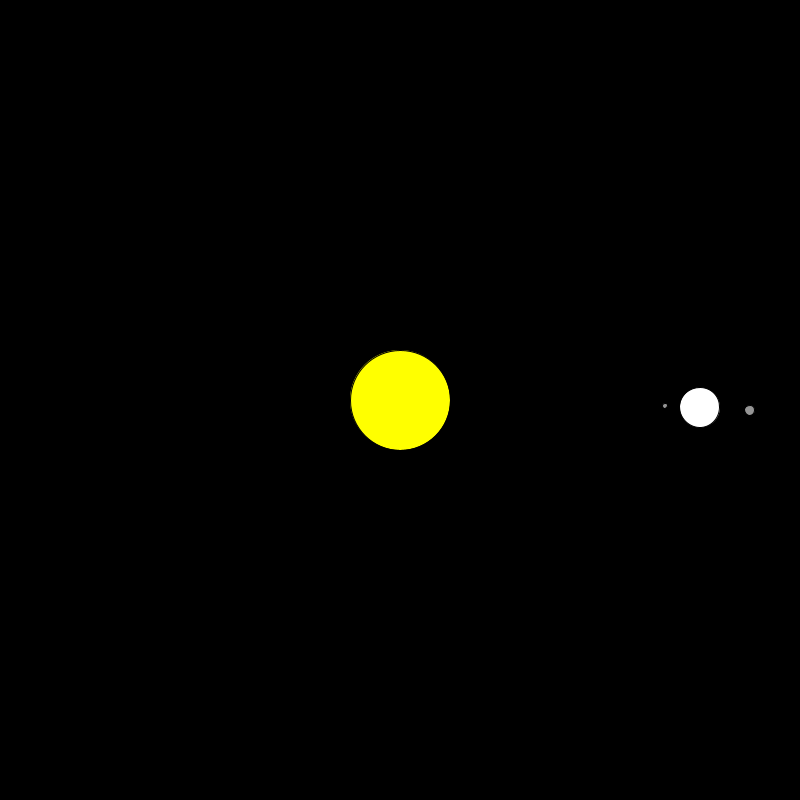
Frame 1 (no input)
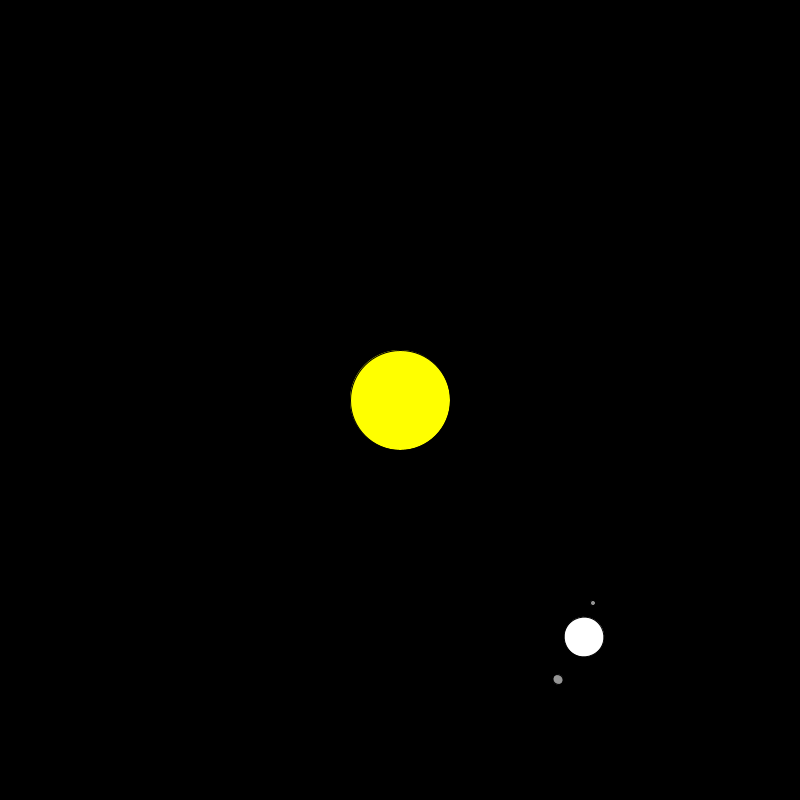
Frame 60 (the mouse pressed at the canvas centre just before this capture)
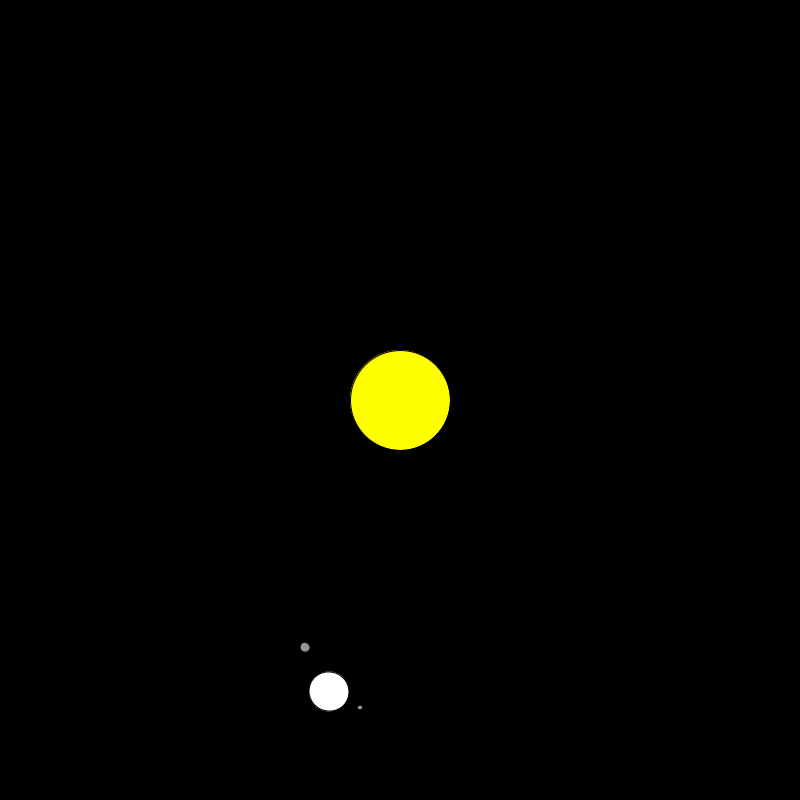
Frame 120 (the mouse held since frame 60 and released just before this capture)

The Processing sketch that drew these frames (run headless with seeded random() and noise(); from frame 60 on, the mouse is pressed at the canvas centre):

// Processing sketch: TestPlanetMoons
// ── TestPlanetMoons.pde
Planet mars;

void setup()
{
  size(800, 800);

  Moon[] moons = new Moon[2];
  moons[0] = new Moon("Phobos", 5, 50, 2, 28);
  moons[1] = new Moon("Deimos", 2.5, -35, 1.5, 42);

  // Declare and allocate a Planet instance
  mars = new Planet("Mars", 20, 300, 1.5, moons);

  print("First moon of mars is:");
  println(mars.getMoonName(0));

  println(mars.toString()); // toString()

  print("The moons are: ");
  mars.printMoons();
}

void draw()
{
  background(0, 0, 0);
  fill(255, 255, 0);
  ellipse(width/2, height/2, 100, 100);
  translate(width/2, height/2);

  mars.display();
}

// ── Moon.pde
public class Moon
{
  private float angle=0.01;
  // add class member variables here
  private String name;
  private float radius;
  private float distance;
  private float speed;
  private int orbitalPeriod;

  // add constructor here
  public Moon(String name, float radius, float distance, float speed, int orbitalPeriod)
  {
    this.name = name;
    this.radius = radius;
    this.distance = distance;
    this.speed = speed;
    this.orbitalPeriod = orbitalPeriod;
  }

  // add other methods here
  public String getName()
  {
    return name;
  }
  public float getRadius()
  {
    return radius;
  }
  public float getDistance()
  {
    return distance;
  }
  public float getSpeed()
  {
    return speed;
  }
  public int getOrbitalPeriod()
  {
    return orbitalPeriod;
  }
  public void setOrbitalPeriod(int op)
  {
    this.orbitalPeriod = op;
  }
  public void setMoonName(String moonName)
  {
    this.name = moonName;
  }
  public String toString()
  {
    return "MOON: " + name + " (R=" + radius + " D=" + distance + ")";
  }
  public float getMoonRadius(int number)
  {
    return radius;
  }

  // This will display the moon when other code is completed.  You don't need to understand this code.
  public void display()
  {
    angle=angle+(0.01*speed);
    pushMatrix();
    rotate(angle);
    translate(distance, 0);
    fill(149, 149, 149);
    ellipse(0, 0, radius*2, radius*2);
    popMatrix();
  }
}

// ── Planet.pde
public class Planet
{
  private float angle=0.01;
  // add class member variables here
  private String name;
  private float radius;
  private float distance;
  private float speed;
  private Moon[] moons;

  // add constructor here
  public Planet(String name, float radius, float distance, float speed, Moon[] moons)
  {
    this.name = name;
    this.radius = radius;
    this.distance = distance;
    this.speed = speed;
    this.moons = moons;
  }

  // add other methods here
  public String getName()
  {
    return name;
  }
  public float getRadius()
  {
    return radius;
  }
  public float getDistance()
  {
    return distance;
  }
  public float getSpeed()
  {
    return speed;
  }
  public Moon[] getMoons()
  {
    return moons;
  }
  public void setRadius(float radius)
  {
    this.radius = radius;
  }
  public String toString()
  {
    return "PLANET: " + name + " (R=" + radius + " D=" + distance + " has " + moons.length + " moon(s))";
  }
  public void printMoons()
  {
    for (Moon moon : getMoons())
    {
      println(moon.getName());
    }
  }
  public String getMoonName(int i)
  {
    return moons[i].getName();
  }
  public float getMoonRadius(int i)
  {
    return moons[i].getRadius();
  }

  // This will display the moon when other code is completed.  You don't need to understand this code.
  public void display()
  {
    angle=angle+(0.01*speed);
    pushMatrix();
    rotate(angle);
    translate(distance,0);
    fill(255, 255, 255);
    ellipse(0, 0, radius*2, radius*2);
    for (Moon moon : getMoons())
    {
      moon.display();
    }
        
    popMatrix();    
  }
}
